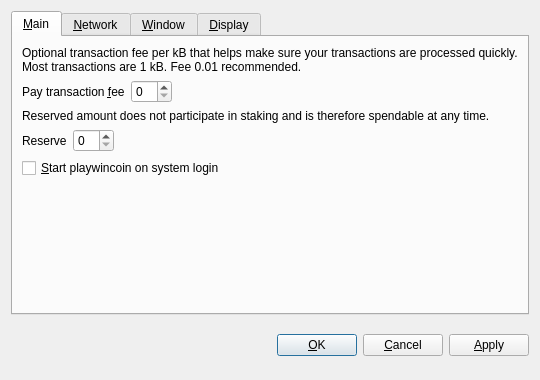
<?xml version="1.0" encoding="UTF-8"?>
<ui version="4.0">
 <class>OptionsDialog</class>
 <widget class="QDialog" name="OptionsDialog">
  <property name="geometry">
   <rect>
    <x>0</x>
    <y>0</y>
    <width>540</width>
    <height>380</height>
   </rect>
  </property>
  <property name="windowTitle">
   <string>Options</string>
  </property>
  <property name="modal">
   <bool>true</bool>
  </property>
  <layout class="QVBoxLayout" name="verticalLayout">
   <item>
    <widget class="QTabWidget" name="tabWidget">
     <property name="tabPosition">
      <enum>QTabWidget::North</enum>
     </property>
     <property name="currentIndex">
      <number>0</number>
     </property>
     <widget class="QWidget" name="tabMain">
      <attribute name="title">
       <string>&amp;Main</string>
      </attribute>
      <layout class="QVBoxLayout" name="verticalLayout_Main">
       <item>
        <widget class="QLabel" name="transactionFeeInfoLabel">
         <property name="text">
          <string>Optional transaction fee per kB that helps make sure your transactions are processed quickly. Most transactions are 1 kB. Fee 0.01 recommended.</string>
         </property>
         <property name="textFormat">
          <enum>Qt::PlainText</enum>
         </property>
         <property name="wordWrap">
          <bool>true</bool>
         </property>
        </widget>
       </item>
       <item>
        <layout class="QHBoxLayout" name="horizontalLayoutFee">
         <item>
          <widget class="QLabel" name="transactionFeeLabel">
           <property name="text">
            <string>Pay transaction &amp;fee</string>
           </property>
           <property name="textFormat">
            <enum>Qt::PlainText</enum>
           </property>
           <property name="buddy">
            <cstring>transactionFee</cstring>
           </property>
          </widget>
         </item>
         <item>
          <widget class="BitcoinAmountField" name="transactionFee"/>
         </item>
         <item>
          <spacer name="horizontalSpacerFee">
           <property name="orientation">
            <enum>Qt::Horizontal</enum>
           </property>
           <property name="sizeHint" stdset="0">
            <size>
             <width>40</width>
             <height>20</height>
            </size>
           </property>
          </spacer>
         </item>
        </layout>
       </item>
       <item>
        <widget class="QLabel" name="reserveBalanceInfoLabel">
         <property name="text">
          <string>Reserved amount does not participate in staking and is therefore spendable at any time.</string>
         </property>
         <property name="textFormat">
          <enum>Qt::PlainText</enum>
         </property>
         <property name="wordWrap">
          <bool>true</bool>
         </property>
        </widget>
       </item>
       <item>
        <layout class="QHBoxLayout" name="horizontalLayoutReserveBalance">
         <item>
          <widget class="QLabel" name="reserveBalanceLabel">
           <property name="text">
            <string>Reserve</string>
           </property>
           <property name="textFormat">
            <enum>Qt::PlainText</enum>
           </property>
           <property name="buddy">
            <cstring>reserveBalance</cstring>
           </property>
          </widget>
         </item>
         <item>
          <widget class="BitcoinAmountField" name="reserveBalance"/>
         </item>
         <item>
          <spacer name="horizontalSpacerReserveBalance">
           <property name="orientation">
            <enum>Qt::Horizontal</enum>
           </property>
           <property name="sizeHint" stdset="0">
            <size>
             <width>40</width>
             <height>20</height>
            </size>
           </property>
          </spacer>
         </item>
        </layout>
       </item>
       <item>
        <widget class="QCheckBox" name="bitcoinAtStartup">
         <property name="toolTip">
          <string>Automatically start playwincoin after logging in to the system.</string>
         </property>
         <property name="text">
          <string>&amp;Start playwincoin on system login</string>
         </property>
        </widget>
       </item>
       <item>
        <spacer name="verticalSpacer_Main">
         <property name="orientation">
          <enum>Qt::Vertical</enum>
         </property>
         <property name="sizeHint" stdset="0">
          <size>
           <width>20</width>
           <height>40</height>
          </size>
         </property>
        </spacer>
       </item>
      </layout>
     </widget>
     <widget class="QWidget" name="tabNetwork">
      <attribute name="title">
       <string>&amp;Network</string>
      </attribute>
      <layout class="QVBoxLayout" name="verticalLayout_Network">
       <item>
        <widget class="QCheckBox" name="mapPortUpnp">
         <property name="toolTip">
          <string>Automatically open the playwincoin client port on the router. This only works when your router supports UPnP and it is enabled.</string>
         </property>
         <property name="text">
          <string>Map port using &amp;UPnP</string>
         </property>
        </widget>
       </item>
       <item>
        <widget class="QCheckBox" name="connectSocks">
         <property name="toolTip">
          <string>Connect to the playwincoin network through a SOCKS proxy (e.g. when connecting through Tor).</string>
         </property>
         <property name="text">
          <string>&amp;Connect through SOCKS proxy:</string>
         </property>
        </widget>
       </item>
       <item>
        <layout class="QHBoxLayout" name="horizontalLayout_Network">
         <item>
          <widget class="QLabel" name="proxyIpLabel">
           <property name="text">
            <string>Proxy &amp;IP:</string>
           </property>
           <property name="textFormat">
            <enum>Qt::PlainText</enum>
           </property>
           <property name="buddy">
            <cstring>proxyIp</cstring>
           </property>
          </widget>
         </item>
         <item>
          <widget class="QValidatedLineEdit" name="proxyIp">
           <property name="maximumSize">
            <size>
             <width>140</width>
             <height>16777215</height>
            </size>
           </property>
           <property name="toolTip">
            <string>IP address of the proxy (e.g. 127.0.0.1)</string>
           </property>
          </widget>
         </item>
         <item>
          <widget class="QLabel" name="proxyPortLabel">
           <property name="text">
            <string>&amp;Port:</string>
           </property>
           <property name="textFormat">
            <enum>Qt::PlainText</enum>
           </property>
           <property name="buddy">
            <cstring>proxyPort</cstring>
           </property>
          </widget>
         </item>
         <item>
          <widget class="QLineEdit" name="proxyPort">
           <property name="maximumSize">
            <size>
             <width>55</width>
             <height>16777215</height>
            </size>
           </property>
           <property name="toolTip">
            <string>Port of the proxy (e.g. 9050)</string>
           </property>
          </widget>
         </item>
         <item>
          <widget class="QLabel" name="socksVersionLabel">
           <property name="text">
            <string>SOCKS &amp;Version:</string>
           </property>
           <property name="textFormat">
            <enum>Qt::PlainText</enum>
           </property>
           <property name="buddy">
            <cstring>socksVersion</cstring>
           </property>
          </widget>
         </item>
         <item>
          <widget class="QValueComboBox" name="socksVersion">
           <property name="toolTip">
            <string>SOCKS version of the proxy (e.g. 5)</string>
           </property>
          </widget>
         </item>
         <item>
          <spacer name="horizontalSpacer_Network">
           <property name="orientation">
            <enum>Qt::Horizontal</enum>
           </property>
           <property name="sizeHint" stdset="0">
            <size>
             <width>40</width>
             <height>20</height>
            </size>
           </property>
          </spacer>
         </item>
        </layout>
       </item>
       <item>
        <spacer name="verticalSpacer_Network">
         <property name="orientation">
          <enum>Qt::Vertical</enum>
         </property>
         <property name="sizeHint" stdset="0">
          <size>
           <width>20</width>
           <height>40</height>
          </size>
         </property>
        </spacer>
       </item>
      </layout>
     </widget>
     <widget class="QWidget" name="tabWindow">
      <attribute name="title">
       <string>&amp;Window</string>
      </attribute>
      <layout class="QVBoxLayout" name="verticalLayout_Window">
       <item>
        <widget class="QCheckBox" name="minimizeToTray">
         <property name="toolTip">
          <string>Show only a tray icon after minimizing the window.</string>
         </property>
         <property name="text">
          <string>&amp;Minimize to the tray instead of the taskbar</string>
         </property>
        </widget>
       </item>
       <item>
        <widget class="QCheckBox" name="minimizeOnClose">
         <property name="toolTip">
          <string>Minimize instead of exit the application when the window is closed. When this option is enabled, the application will be closed only after selecting Quit in the menu.</string>
         </property>
         <property name="text">
          <string>M&amp;inimize on close</string>
         </property>
        </widget>
       </item>
       <item>
        <spacer name="verticalSpacer_Window">
         <property name="orientation">
          <enum>Qt::Vertical</enum>
         </property>
         <property name="sizeHint" stdset="0">
          <size>
           <width>20</width>
           <height>40</height>
          </size>
         </property>
        </spacer>
       </item>
      </layout>
     </widget>
     <widget class="QWidget" name="tabDisplay">
      <attribute name="title">
       <string>&amp;Display</string>
      </attribute>
      <layout class="QVBoxLayout" name="verticalLayout_Display">
       <item>
        <layout class="QHBoxLayout" name="horizontalLayout_1_Display">
         <item>
          <widget class="QLabel" name="langLabel">
           <property name="text">
            <string>User Interface &amp;language:</string>
           </property>
           <property name="textFormat">
            <enum>Qt::PlainText</enum>
           </property>
           <property name="buddy">
            <cstring>lang</cstring>
           </property>
          </widget>
         </item>
         <item>
          <widget class="QValueComboBox" name="lang">
           <property name="toolTip">
            <string>The user interface language can be set here. This setting will take effect after restarting playwincoin.</string>
           </property>
          </widget>
         </item>
        </layout>
       </item>
       <item>
        <layout class="QHBoxLayout" name="horizontalLayout_2_Display">
         <item>
          <widget class="QLabel" name="unitLabel">
           <property name="text">
            <string>&amp;Unit to show amounts in:</string>
           </property>
           <property name="textFormat">
            <enum>Qt::PlainText</enum>
           </property>
           <property name="buddy">
            <cstring>unit</cstring>
           </property>
          </widget>
         </item>
         <item>
          <widget class="QValueComboBox" name="unit">
           <property name="toolTip">
            <string>Choose the default subdivision unit to show in the interface and when sending coins.</string>
           </property>
          </widget>
         </item>
        </layout>
       </item>
       <item>
        <widget class="QCheckBox" name="displayAddresses">
         <property name="toolTip">
          <string>Whether to show playwincoin addresses in the transaction list or not.</string>
         </property>
         <property name="text">
          <string>&amp;Display addresses in transaction list</string>
         </property>
        </widget>
       </item>
       <item>
        <widget class="QCheckBox" name="coinControlFeatures">
         <property name="toolTip">
          <string>Whether to show coin control features or not.</string>
         </property>
         <property name="text">
          <string>Display coin &amp;control features (experts only!)</string>
         </property>
        </widget>
       </item>
       <item>
        <spacer name="verticalSpacer_Display">
         <property name="orientation">
          <enum>Qt::Vertical</enum>
         </property>
         <property name="sizeHint" stdset="0">
          <size>
           <width>20</width>
           <height>40</height>
          </size>
         </property>
        </spacer>
       </item>
      </layout>
     </widget>
    </widget>
   </item>
   <item>
    <layout class="QHBoxLayout" name="horizontalLayout_Buttons">
     <item>
      <spacer name="horizontalSpacer_1">
       <property name="orientation">
        <enum>Qt::Horizontal</enum>
       </property>
       <property name="sizeHint" stdset="0">
        <size>
         <width>40</width>
         <height>48</height>
        </size>
       </property>
      </spacer>
     </item>
     <item>
      <widget class="QLabel" name="statusLabel">
       <property name="font">
        <font>
         <weight>75</weight>
         <bold>true</bold>
        </font>
       </property>
       <property name="text">
        <string/>
       </property>
       <property name="textFormat">
        <enum>Qt::PlainText</enum>
       </property>
       <property name="wordWrap">
        <bool>true</bool>
       </property>
      </widget>
     </item>
     <item>
      <spacer name="horizontalSpacer_2">
       <property name="orientation">
        <enum>Qt::Horizontal</enum>
       </property>
       <property name="sizeHint" stdset="0">
        <size>
         <width>40</width>
         <height>48</height>
        </size>
       </property>
      </spacer>
     </item>
     <item>
      <widget class="QPushButton" name="okButton">
       <property name="text">
        <string>&amp;OK</string>
       </property>
      </widget>
     </item>
     <item>
      <widget class="QPushButton" name="cancelButton">
       <property name="text">
        <string>&amp;Cancel</string>
       </property>
       <property name="autoDefault">
        <bool>false</bool>
       </property>
      </widget>
     </item>
     <item>
      <widget class="QPushButton" name="applyButton">
       <property name="text">
        <string>&amp;Apply</string>
       </property>
       <property name="autoDefault">
        <bool>false</bool>
       </property>
      </widget>
     </item>
    </layout>
   </item>
  </layout>
 </widget>
 <customwidgets>
  <customwidget>
   <class>BitcoinAmountField</class>
   <extends>QSpinBox</extends>
   <header>bitcoinamountfield.h</header>
  </customwidget>
  <customwidget>
   <class>QValueComboBox</class>
   <extends>QComboBox</extends>
   <header>qvaluecombobox.h</header>
  </customwidget>
  <customwidget>
   <class>QValidatedLineEdit</class>
   <extends>QLineEdit</extends>
   <header>qvalidatedlineedit.h</header>
  </customwidget>
 </customwidgets>
 <resources/>
 <connections/>
</ui>
